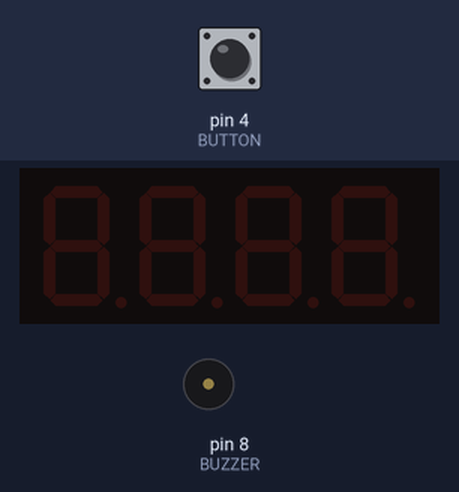
This sketch was run on a simulated Arduino Uno, built with avr-gcc and run on an emulated ATmega328P. Shown: 4-digit seven-segment display, buzzer (waves = sounding). Inputs (shaded band) come from the test bench; at power-on: pin 4 (BUTTON) HIGH.

Above: at 1.2 s.
1.3 s: pin 4 (BUTTON) pulled LOW for 0.15 s
At 2.1 s:
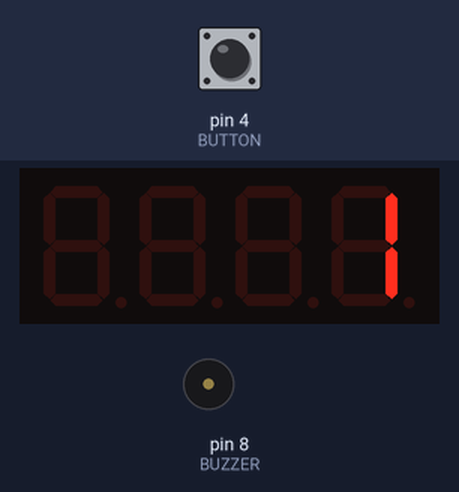
2.9 s: pin 4 (BUTTON) pulled LOW for 1 s
At 3.4 s:
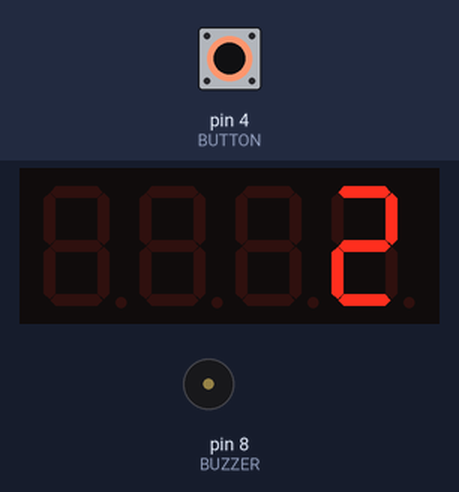
5.4 s: pin 4 (BUTTON) pulled LOW for 0.15 s
At 6.5 s:
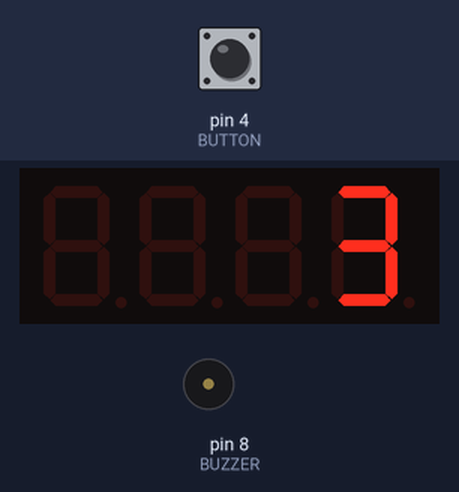
7.0 s: pin 4 (BUTTON) pulled LOW for 1 s
At 7.7 s:
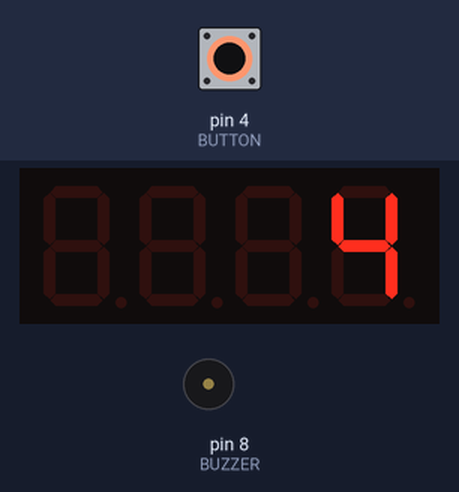
Timing chart, 0 to 10.0 s (numbered marks = the images above; inputs shaded):
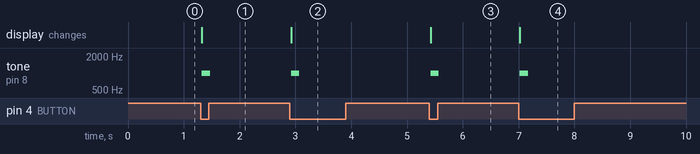

The sketch:

TM1637_Buzzer_Buttons.ino
```cpp
#include <TM1637Display.h>

// Display pins
#define CLK 3
#define DIO 2

// Components
#define BUZZER 8
#define BUTTON 4

TM1637Display display(CLK, DIO);

int count = 1;
bool lastButtonState = HIGH;

void setup() {
  display.setBrightness(7);
  pinMode(BUZZER, OUTPUT);
  pinMode(BUTTON, INPUT_PULLUP); // important
}

void loop() {
  bool currentButtonState = digitalRead(BUTTON);

  // Detect button press (HIGH → LOW)
  if (lastButtonState == HIGH && currentButtonState == LOW) {

    // Show number
    display.showNumberDec(count, false);

    // ---- SOUND ----
    if (count == 10) {
      tone(BUZZER, 1000);
      delay(800);   // long beep
      noTone(BUZZER);
    } else {
      tone(BUZZER, 1000);
      delay(150);   // short beep
      noTone(BUZZER);
    }

    // Increment
    count++;

    if (count > 10) {
      count = 1;
    }

    delay(200); // simple debounce
  }

  lastButtonState = currentButtonState;
}
```

Measured:
- after the input at 1.3 s, tone on pin 8 (BUZZER): silent → 1000 Hz at once, → silent 0.15 s later; the display: changes at once (image 1)
- after the input at 2.9 s, tone on pin 8 (BUZZER): silent → 1000 Hz at once, → silent 0.15 s later; the display: changes at once (image 2)
- after the input at 5.4 s, tone on pin 8 (BUZZER): silent → 1000 Hz at once, → silent 0.15 s later; the display: changes at once (image 3)
- after the input at 7.0 s, tone on pin 8 (BUZZER): silent → 1000 Hz at once, → silent 0.15 s later; the display: changes at once (image 4)
